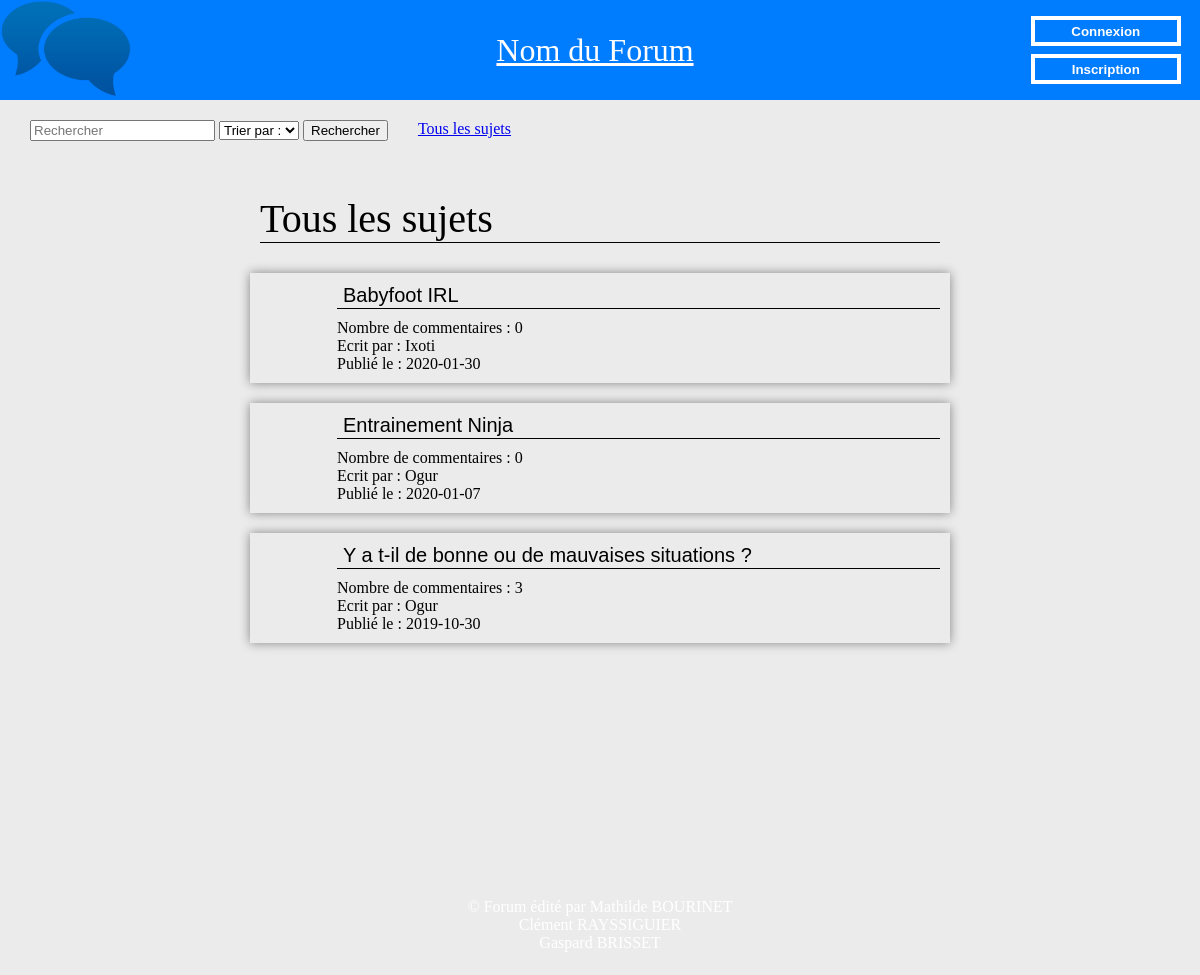
Page /Developpement/AllSujets.php on the earlier database version.
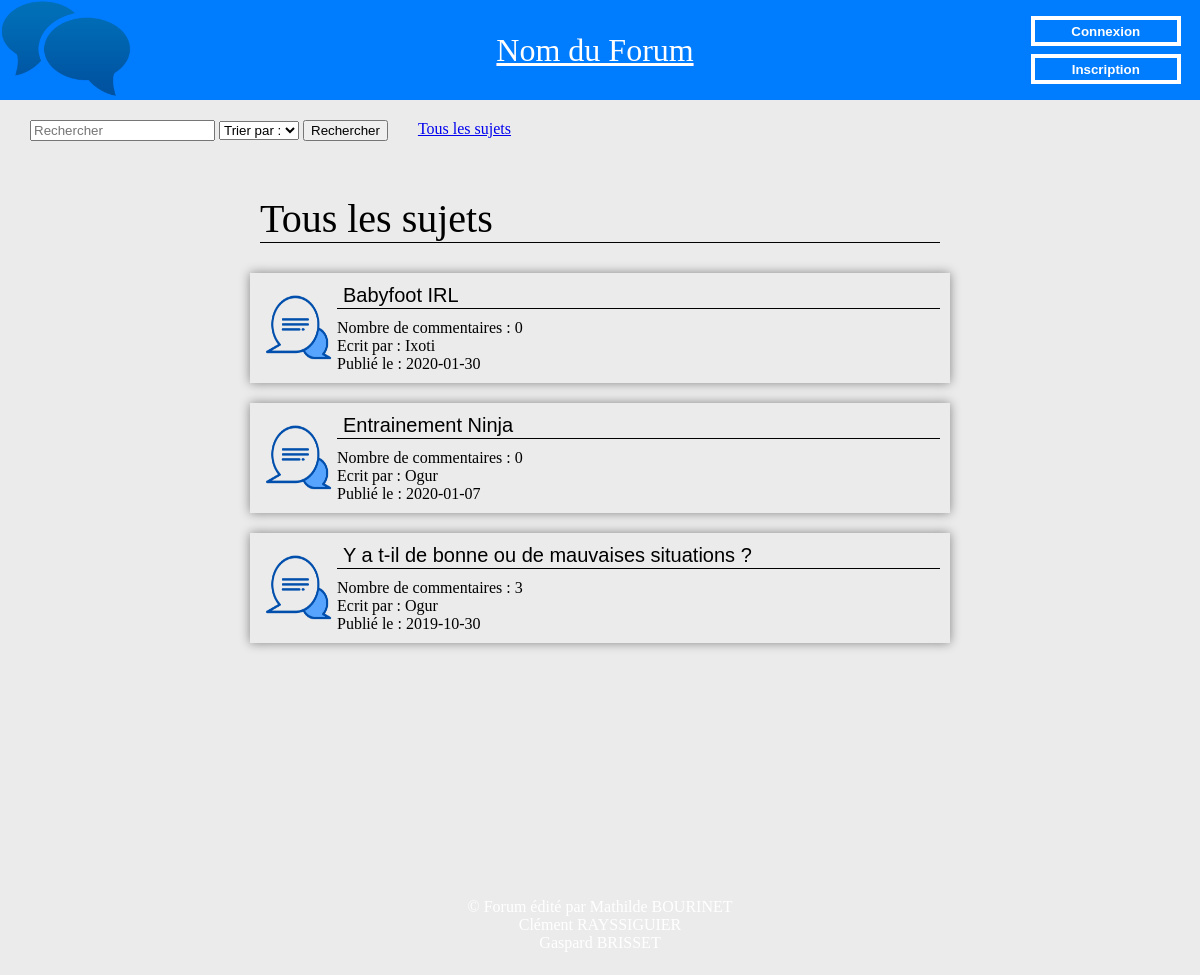
Same page on the later database version.
### tables this page shows
CREATE TABLE IF NOT EXISTS Sujet
(
idSujet INT AUTO_INCREMENT,
nomSujet VARCHAR(64),
contenuSujet LONGTEXT,
canRespond TINYINT,
dateSujet DATE,
idUtilisateur INT,
idType INT,
PRIMARY KEY(idSujet)
);

CREATE TABLE IF NOT EXISTS Utilisateur
(
idUtilisateur INT AUTO_INCREMENT,
pseudo VARCHAR(64),
password VARCHAR(64),
dateNaissance DATE,
cheminPhoto VARCHAR (64),
biographie LONGTEXT,
sexe VARCHAR(64),
mail VARCHAR(64),
ban BOOLEAN,
raisonBan VARCHAR(64),
isAdmin BOOLEAN,
dateInscription DATE,
PRIMARY KEY (idUtilisateur)
);

CREATE TABLE IF NOT EXISTS TypeSujet
(
    idType INT AUTO_INCREMENT,
    libelle VARCHAR (64),
    pathPhotoType VARCHAR(64),
    PRIMARY KEY (idType)
);

### Developpement/dataManager/SujetManager.php (called while the page is built, shortened)
<?php
class SujetManager
{
    public static function findSujet($idSujet)
    {
        $login = DatabaseLinker::getConnexion();
        $subject = new Sujet();
        $state = $login->prepare("SELECT * FROM Sujet WHERE idSujet = ?");
        $state->bindParam(1, $idSujet);
        $state->execute();
        $resultat = $state->fetchAll();
        foreach ($resultat as $lineResultat)
        {
            $subject->setIdSujet($lineResultat["idSujet"]);
            $subject->setNomSujet($lineResultat["nomSujet"]);
            $subject->setContenuSujet($lineResultat["contenuSujet"]);
            $subject->setCanRespond($lineResultat["canRespond"]);
            $subject->setDateSujet($lineResultat["dateSujet"]);
            $subject->setIdUtilisateur($lineResultat["idUtilisateur"]);
            $subject->setIdType($lineResultat['idType']);
        }
        return $subject;
    }
    public static function findAllSujet()
    {
        $login = dataBaseLinker::getConnexion();
        $tabSujet = [];
        $state = $login->prepare("SELECT * FROM Sujet ORDER BY dateSujet DESC");
        $state->execute();
        $resultatsSujet=$state->fetchAll();
        foreach ($resultatsSujet as $lineResultat)
        {
            $subject = SujetManager::findSujet ($lineResultat["idSujet"]);
            $tabSujet[]=$subject;
        }
        return $tabSujet;
    }
    public static function countComs($idSujet)
    {
        $login = DatabaseLinker::getConnexion();
        $state = $login->prepare("SELECT COUNT(idCommentaire) AS nbCom FROM Commentaire INNER JOIN Sujet on Commentaire.idSujet = Sujet.idSujet WHERE Commentaire.idSujet = ?");
        $state->bindParam(1, $idSujet);
        $state->execute();
        $resultats = $state->fetchAll();
        foreach($resultats as $lineResultat)
        {
            $nbCommentaires = $lineResultat['nbCom'];
        }
        return $nbCommentaires;
    }
}

### Developpement/data/Sujet.php (called while the page is built, shortened)
<?php
class Sujet
{
    private $nomSujet;
    private $dateSujet;
    private $idUtilisateur;
    private $idType;
    function getNomSujet() {
        return $this->nomSujet;
    }
    function getDateSujet() {
        return $this->dateSujet;
    }
    function getIdUtilisateur() {
        return $this->idUtilisateur;
    }
    function getIdType() {
        return $this->idType;
    }
    function setNomSujet($nomSujet) {
        $this->nomSujet = $nomSujet;
    }
    function setDateSujet($dateSujet) {
        $this->dateSujet = $dateSujet;
    }
    function setIdUtilisateur($idUtilisateur) {
        $this->idUtilisateur = $idUtilisateur;
    }
    function setIdType($idType) {
        $this->idType = $idType;
    }
}

### Developpement/dataManager/UsersManager.php (called while the page is built, shortened)
<?php
class UsersManager
{
    public static function findUser($idUser)
    {
        $login = DatabaseLinker::getConnexion();
        $user = new User();
        $state = $login->prepare("SELECT * FROM Utilisateur WHERE idUtilisateur = ?");
        $state->bindParam(1, $idUser);
        $state-> execute();
        $resultat = $state -> fetchAll();
        foreach ($resultat as $lineResultat)
        {
            $user->setIdUtilisateur($lineResultat["idUtilisateur"]);
            $user->setPseudo($lineResultat["pseudo"]);
            $user->setMotDePasse($lineResultat["password"]);
            $user->setDateNaissance($lineResultat["dateNaissance"]);
            $user->setCheminPhoto($lineResultat["cheminPhoto"]);
            $user->setSexe($lineResultat["sexe"]);
            $user->setMail($lineResultat["mail"]);
            $user->setIsAdmin($lineResultat["isAdmin"]);
            $user->setBan($lineResultat["ban"]);
            $user->setRaisonBan($lineResultat["raisonBan"]);
            $user->setBiographie($lineResultat["biographie"]);
            $user->setDateInscription($lineResultat["dateInscription"]);
        }
        return $user;
    }
    public static function findAllUsers()
    {
        $login = dataBaseLinker::getConnexion();
        $state = $login->prepare("SELECT * FROM Utilisateur ORDER BY dateInscription");
        $tabUser = [];
        $state->execute();
        $resultats=$state->fetchAll();
        foreach($resultats as $lineResultat)
        {
            $users = UsersManager::findUser($lineResultat["idUtilisateur"]);
            $tabUser[] = $users;
        }
        return $tabUser;
    }
}

### Developpement/data/User.php (called while the page is built, shortened)
<?php
class User
{
    private $idUtilisateur;
    private $pseudo;
    function getIdUtilisateur() {
        return $this->idUtilisateur;
    }
    function getPseudo() {
        return $this->pseudo;
    }
    function setIdUtilisateur($idUtilisateur) {
        $this->idUtilisateur = $idUtilisateur;
    }
    function setPseudo($pseudo) {
        $this->pseudo = $pseudo;
    }
}

### Developpement/dataManager/TypeManager.php (called while the page is built, shortened)
<?php
class TypeManager
{
    public static function findType($idType)
    {
        $type = new TypeSujet();
        $login = DatabaseLinker::getConnexion();
        $state = $login->prepare("SELECT * FROM TypeSujet WHERE idType = ?");
        $state->bindParam(1, $idType);
        $state->execute();
        $resultat = $state->fetchAll();
        foreach ($resultat as $lineResultat)
        {
            $type->setIdType($lineResultat['idType']);
            $type->setLibelle($lineResultat['libelle']);
            $type->setPathPhotoType($lineResultat['pathPhotoType']);
        }
        return $type;
    }
    public static function findAllTypes()
    {
            $login = dataBaseLinker::getConnexion();
            $tabType = [];
            $state = $login->prepare("SELECT * FROM TypeSujet");
            $state->execute();
            $resultats=$state->fetchAll();
            foreach ($resultats as $lineResultat)
            {
                $type = TypeManager::findType($lineResultat["idType"]);
                $tabType[]=$type;
            }
            return $tabType;
    }
}

### Developpement/data/TypeSujet.php (called while the page is built, shortened)
<?php
class TypeSujet
{
    private $idType;
    private $pathPhotoType;
    function getIdType() {
        return $this->idType;
    }
    function getPathPhotoType() {
        return $this->pathPhotoType;
    }
    function setIdType($idType) {
        $this->idType = $idType;
    }
    function setPathPhotoType($pathPhotoType) {
        $this->pathPhotoType = $pathPhotoType;
    }
}

### Developpement/AllSujets.php (the view, shortened to what this page needs)
<?php
include_once "include/header.php";
?>
<link rel="stylesheet" type="text/css" href="css/AllSujets.css" media="all"/>
<p class="titreAccueil">Tous les sujets</p>
<?php
    foreach ($sujets as $sujet)
    {
        ?>
<div class="border">
    <div class="divType">
        <?php
        foreach ($types as $type)
        {
            if ($sujet->getIdType() == $type->getIdType())
            {
            ?>
        <img class="TypePhoto" src="<?php echo $type->getPathPhotoType() ?>">
            <?php
            }
        }
        ?>
    </div>
    <div class="InfoSujet">
        <form class="sujet" method='GET' action='PageSujet.php'>
            <input type="submit" name="idSujetSubmit" class="NomSujet link" value="<?php echo $sujet->getNomSujet() ?>" />
        </form>
            <?php
                echo "<div><h>Nombre de commentaires : ".SujetManager::countComs($sujet->getIdSujet())."</h></div>";
            foreach ($users as $user)
            {
                if ($user->getIdUtilisateur() == $sujet->getIdUtilisateur())
                {
                    echo "<h>Ecrit par : ".$user->getPseudo()."</h>";
                }
            }
            echo "<div> <h>Publié le : </h>".$sujet->getDateSujet()."</div>";
            ?>
    </div>
</div>
<?php
    }
?>
<?php
include_once "include/footer.php";
?>

### Developpement/include/header.php (shortened to what this page needs)
<?php
    include_once ("dataManager/UsersManager.php");
    include_once ("dataManager/SujetManager.php");
    include_once 'dataManager/TypeManager.php';
    include_once 'data/TypeSujet.php';
    include_once ("data/Sujet.php");
    include_once ("data/User.php");
    $sujets = SujetManager::findAllSujet();
    $users = UsersManager::findAllUsers();
    $types = TypeManager::findAllTypes();
?>
<!DOCTYPE html>
<html lang="fr">
    <head>
        <link rel="stylesheet" type="text/css" href="css/header.css" media="all"/>
        <link rel="stylesheet" type="text/css" href="css/Organisation.css" media="all"/>
    </head>
    <body>
        <header>
            <div class="divLogo">
                <img src="image/logo.png" class="logo">
            </div>
            <div class="nomForum">
                <a href="index.php"><p class="color"> Nom du Forum </p></a>
            </div>
            <?php
            if (empty($_SESSION['login']))
            {
                ?>
                <div class="Profil Settings">
                    <a href="Connexion.php"><input type="button" value="Connexion" class="bouton"/></a>
                    <a href="inscription.php"><input type="button" value="Inscription" class="bouton"/></a>
                </div>
            <?php
            }
            ?>
        </header>
        <div class="Recherche">
            <form method="POST" action="Search.php" class="RechercheCenter">
                <input type="text" name="Recherche" placeholder="Rechercher" required/>
                <SELECT name="TypeRecherche" size="1">
                    <option> Trier par : </option>
                </SELECT>
            <input type="submit" value="Rechercher">
            </form>
            <a href="AllSujets.php" class="RechercheCenter"/> Tous les sujets </a>
        </div>
        <div class="Orga">
            <div class="block">

### Developpement/include/footer.php (shortened to what this page needs)
<link rel="stylesheet" type="text/css" href="css/footer.css" media="all"/>
            </div>
        </div>
<footer>
           <div class="prenoms">
               <h>©  Forum édité par Mathilde BOURINET </h>
               <h> Clément RAYSSIGUIER </h>
               <h> Gaspard BRISSET </h>
           </div>
</footer>
    </body>
</html>

### Developpement/css/header.css (style rules this page uses)
body { margin: 0px; background-color: #ebebeb; min-height: 300px; }
header { display: flex; flex-direction: row; justify-content: space-between; height: 100px; background-image : url(https://png.pngtree.com/thumb_back/fw800/back_our/20190622/ourmid/pngtree-simple-technology-forum-general-background-material-image_208058.jpg) ; background-color: #007cff; }
.divLogo { width: 15%; }
.nomForum { display: flex; justify-content: space-around; width: 70%; }
.color { color: white; text-decoration:underline; font-size: 200%; }
.bouton { width: 150px; height: 30px; background: none; border: 4px solid; font-weight: 700; color: white; margin: 4px; }
.Profil { width: 15%; display: flex; flex-direction: row; justify-content: space-around; padding: 5px; transition: transform .2s; }
img { max-width: 100%; max-height: 100%; }
.Settings { display: flex; flex-direction: column; justify-content: center; align-items: center; }
.logo { height: 100%; }
.Recherche { display:flex; height: 75px; }
.RechercheCenter { margin-bottom: 20px; margin-top:20px; margin-left:30px; }
.link { border: none; background-color: transparent; }

### Developpement/css/Organisation.css (style rules this page uses)
.block { display: flex; flex-direction: column; width: 60%; min-height:700px; opacity: 1; animation-name: fadeInOpacity; animation-iteration-count: 1; animation-timing-function: ease-in; animation-duration: 1s; }
.Orga { display: flex; align-items: center; flex-direction: row; justify-content: center; }

### Developpement/css/AllSujets.css (style rules this page uses)
.titreAccueil { border-bottom:1px solid black; margin:20px; font-size: 40px; }
.sujet { border-bottom:1px solid black; margin-bottom:10px; }
.border { display: flex; box-shadow: 0 0 10px #00000070; padding: 10px; margin: 10px; transition: transform .2s; }
.NomSujet { font-size: 20px; }
.divType { display: flex; width: 10%; margin: 0px 10px 0px 0px; }
.TypePhoto { width: 100%; margin: 5px; }
.InfoSujet { width: 90%; }

### Developpement/css/footer.css (style rules this page uses)
footer { display: flex; bottom:0; width:100%; text-align: center; color: #FFF; background-image : url(https://png.pngtree.com/thumb_back/fw800/back_our/20190622/ourmid/pngtree-simple-technology-forum-general-background-material-image_208058.jpg) ; height: 100px; align-items: center; flex-direction: column; justify-content: center; }

Differences in the rows shown:
changed sujet "Babyfoot IRL": gains typesujet (pathPhotoType (picture))
changed sujet "Entrainement Ninja": gains typesujet (pathPhotoType (picture))
changed sujet "Y a t-il de bonne ou de mauvaises situations ?": gains typesujet (pathPhotoType (picture))
